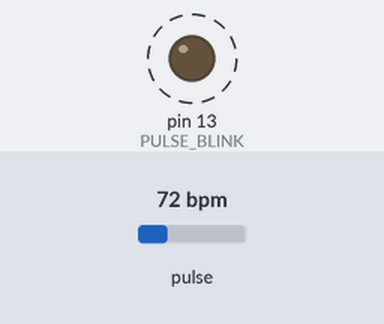
Recording of a sketch running on a simulated Arduino Uno, built with avr-gcc and run on an emulated ATmega328P. Parts: output pins drawn as LEDs (lit = HIGH). Dashed ring = blinking. The inputs (shaded band) are chosen by the test bench; at power-on: pulse 72 bpm.

Above: at 1.2 s.
1.3 s: pulse set to 42 bpm
At 3.1 s:
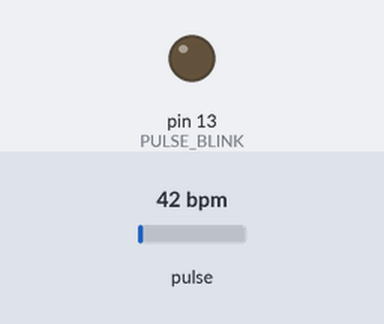
3.7 s: pulse set to 100 bpm
At 4.42 s:
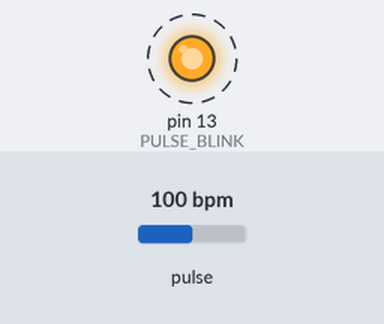
Timing chart, 0 to 12.7 s (numbered marks = the images above; inputs shaded):
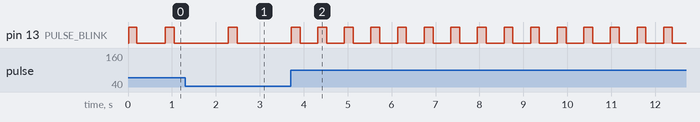

The sketch:

HartslagmeterBpmProcessing.ino
```cpp
// (licence header left out)
/*
   Every Sketch that uses the PulseSensor Playground must
   define USE_ARDUINO_INTERRUPTS before including PulseSensorPlayground.h.
   Here, #define USE_ARDUINO_INTERRUPTS true tells the library to use
   interrupts to automatically read and process PulseSensor data.

   See ProcessEverySample.ino for an example of not using interrupts.
*/
#define USE_ARDUINO_INTERRUPTS true
#include <PulseSensorPlayground.h>

/*
   The format of our output.

   Set this to PROCESSING_VISUALIZER if you're going to run
    the Processing Visualizer Sketch.
    See https://github.com/WorldFamousElectronics/PulseSensor_Amped_Processing_Visualizer

   Set this to SERIAL_PLOTTER if you're going to run
    the Arduino IDE's Serial Plotter.
*/

// Output on serial plotter
// const int OUTPUT_TYPE = SERIAL_PLOTTER;

// Output in Processing
const int OUTPUT_TYPE = PROCESSING_VISUALIZER;

/*
   Pinout:
     PULSE_INPUT = Analog Input. Connected to the pulse sensor
      purple (signal) wire.
     PULSE_BLINK = digital Output. Connected to an LED (and 220 ohm resistor)
      that will flash on each detected pulse.
     PULSE_FADE = digital Output. PWM pin onnected to an LED (and resistor)
      that will smoothly fade with each pulse.
      NOTE: PULSE_FADE must be a pin that supports PWM. Do not use
      pin 9 or 10, because those pins' PWM interferes with the sample timer.
*/
const int PULSE_INPUT = A0;
const int PULSE_BLINK = 13;    // Pin 13 is the on-board LED
const int PULSE_FADE = 5;
const int THRESHOLD = 550;   // Adjust this number to avoid noise when idle

/*
   All the PulseSensor Playground functions.
*/
PulseSensorPlayground pulseSensor;

void setup() {
  /*
     Use 115200 baud because that's what the Processing Sketch expects to read,
     and because that speed provides about 11 bytes per millisecond.

     If we used a slower baud rate, we'd likely write bytes faster than
     they can be transmitted, which would mess up the timing
     of readSensor() calls, which would make the pulse measurement
     not work properly.
  */
  Serial.begin(115200);

  // Configure the PulseSensor manager.

  pulseSensor.analogInput(PULSE_INPUT);
  pulseSensor.blinkOnPulse(PULSE_BLINK);
  pulseSensor.fadeOnPulse(PULSE_FADE);

  pulseSensor.setSerial(Serial);
  pulseSensor.setOutputType(OUTPUT_TYPE);
  pulseSensor.setThreshold(THRESHOLD);

  // Now that everything is ready, start reading the PulseSensor signal.
  if (!pulseSensor.begin()) {
    /*
       PulseSensor initialization failed,
       likely because our particular Arduino platform interrupts
       aren't supported yet.

       If your Sketch hangs here, try PulseSensor_BPM_Alternative.ino,
       which doesn't use interrupts.
    */
    for(;;) {
      // Flash the led to show things didn't work.
      digitalWrite(PULSE_BLINK, LOW);
      delay(50);
      digitalWrite(PULSE_BLINK, HIGH);
      delay(50);
    }
  }
}

void loop() {
  /*
     Wait a bit.
     We don't output every sample, because our baud rate
     won't support that much I/O.
  */
  delay(20);

  // write the latest sample to Serial.
 pulseSensor.outputSample();

  /*
     If a beat has happened since we last checked,
     write the per-beat information to Serial.
   */
  if (pulseSensor.sawStartOfBeat()) {
   pulseSensor.outputBeat();
  }
}
```

Measured:
- after the input at 3.7 s, pin 13 (PULSE_BLINK): alternates HIGH for 0.20 s and LOW for 0.40 s, starting after 0.62 s
